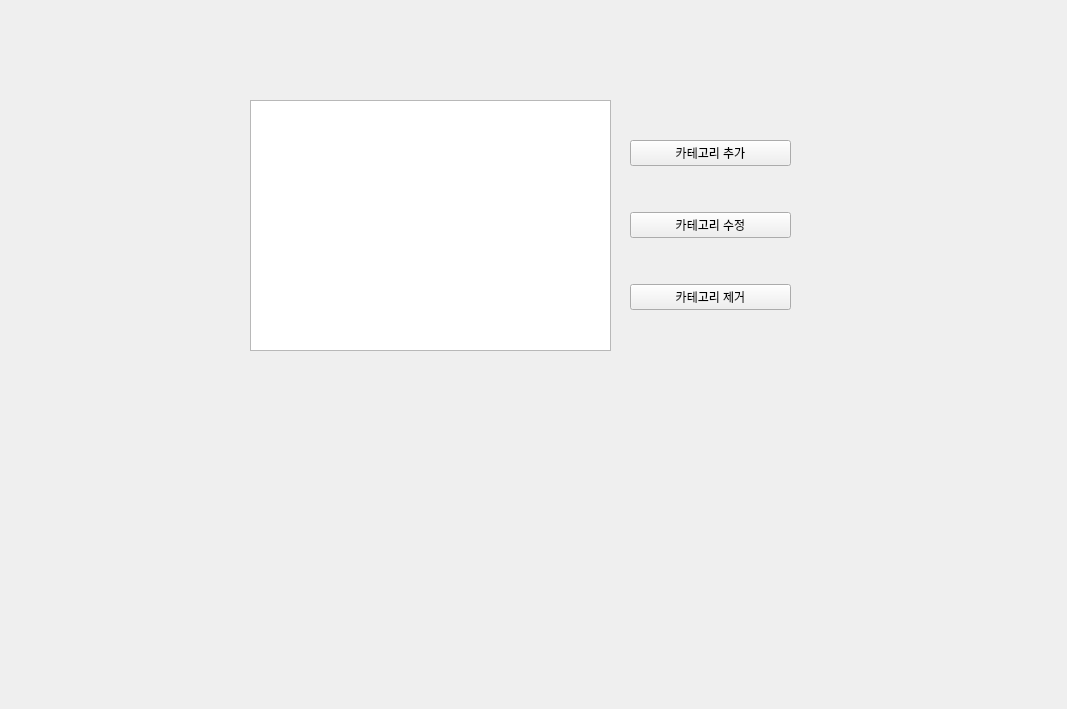
<?xml version="1.0" encoding="UTF-8"?>
<ui version="4.0">
 <class>CategoryView</class>
 <widget class="QWidget" name="CategoryView">
  <property name="geometry">
   <rect>
    <x>0</x>
    <y>0</y>
    <width>1067</width>
    <height>709</height>
   </rect>
  </property>
  <property name="windowTitle">
   <string>Form</string>
  </property>
  <widget class="QWidget" name="gridLayoutWidget">
   <property name="geometry">
    <rect>
     <x>250</x>
     <y>100</y>
     <width>361</width>
     <height>251</height>
    </rect>
   </property>
   <layout class="QGridLayout" name="gridLayout">
    <item row="0" column="0">
     <widget class="QTableWidget" name="tableCategories">
      <property name="columnCount">
       <number>2</number>
      </property>
      <attribute name="horizontalHeaderVisible">
       <bool>false</bool>
      </attribute>
      <column/>
      <column/>
     </widget>
    </item>
   </layout>
  </widget>
  <widget class="QWidget" name="gridLayoutWidget_2">
   <property name="geometry">
    <rect>
     <x>630</x>
     <y>100</y>
     <width>161</width>
     <height>251</height>
    </rect>
   </property>
   <layout class="QGridLayout" name="gridLayout_3">
    <item row="1" column="0">
     <widget class="QPushButton" name="btnEdit">
      <property name="text">
       <string>카테고리 수정</string>
      </property>
     </widget>
    </item>
    <item row="0" column="0">
     <widget class="QPushButton" name="btnAdd">
      <property name="text">
       <string>카테고리 추가</string>
      </property>
     </widget>
    </item>
    <item row="2" column="0">
     <widget class="QPushButton" name="btnDelete">
      <property name="text">
       <string>카테고리 제거</string>
      </property>
     </widget>
    </item>
   </layout>
  </widget>
 </widget>
 <resources/>
 <connections/>
</ui>
